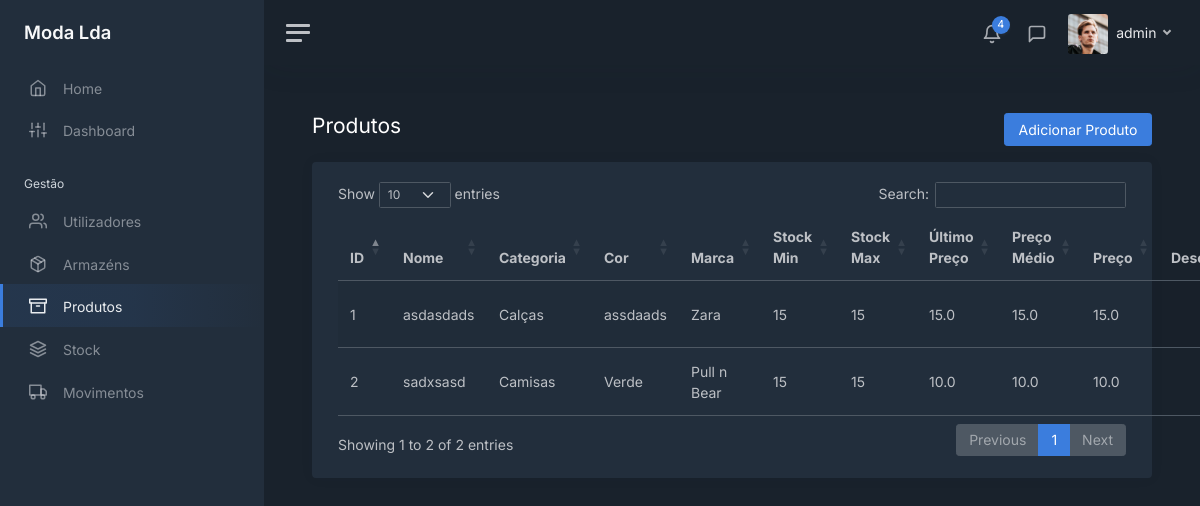
Before: /products (signed in) with the older database file.
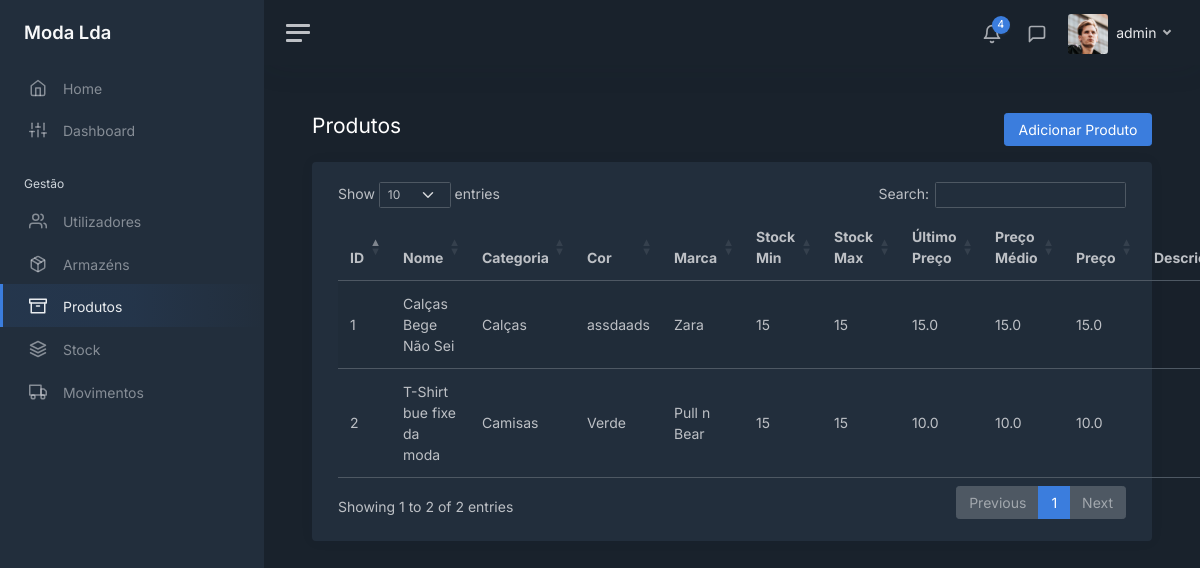
After: the same page with the newer database file.
### modules/main/models.py (models this page shows, shortened)
class Product(db.Model):
    __tablename__ = 'products'
    __table_args__ = {'extend_existing': True}
    id = db.Column(db.Integer, primary_key=True)
    name = db.Column(db.String(), unique=True)
    category = db.Column(db.String())
    color = db.Column(db.String())
    brand = db.Column(db.String())
    min_stock = db.Column(db.Integer())
    max_stock = db.Column(db.Integer())
    last_buy_price = db.Column(db.Float())
    avg_buy_price = db.Column(db.Float())
    sell_price = db.Column(db.Float())
    desc = db.Column(db.String())

### modules/main/views.py (the view)
@bp.route('/products')
@login_required
def products():
    products_query = Product.query.all()
    all_products = []
    for product in products_query:
        all_products.append(
            {
                "id": product.id,
                "name": product.name,
                "category": CATEGORIES[product.category],
                "color": product.color,
                "brand": BRANDS[product.brand],
                "min_stock": product.min_stock,
                "max_stock": product.max_stock,
                "last_buy_price": product.last_buy_price,
                "avg_buy_price": product.avg_buy_price,
                "sell_price": product.sell_price,
                "desc": product.desc,
            }
        )
    return render_template('products/products_table.html', user=current_user, tab="products", all_products=all_products)

### modules/login/models.py (called while the page is built)
@login_manager.user_loader
def load_user(user_id):
    return User.query.get(int(user_id))

### modules/main/templates/products/products_table.html (shortened to what this page needs)
<!DOCTYPE html>
<html lang="en">
<head>
    <link href="/static/css/dashboard.css" rel="stylesheet">
    <link href="https://cdn.datatables.net/1.13.7/css/dataTables.bootstrap5.min.css" rel="stylesheet">
</head>
{% extends 'sidebar.html' %}
{% block content %}
    <div class="row">
        <div class="col float-start">
            <h1 class="h3 mb-3">Produtos</h1>
        </div>
        <div class="col">
            <div class="mb-3 float-end">
                <a href="/products/add" class="btn btn-primary">Adicionar Produto</a>
            </div>
        </div>
    </div>
    <div class="card">
        <div class="card-body">
            <div class="container-fluid">
                <table id="products" class="table table-striped">
                    <tbody>
                    {% for product in all_products %}
                        <tr>
                            <td>{{ product.id }}</td>
                            <td>{{ product.name }}</td>
                            <td>{{ product.category }}</td>
                            <td>{{ product.color }}</td>
                            <td>{{ product.brand }}</td>
                            <td>{{ product.min_stock }}</td>
                            <td>{{ product.max_stock }}</td>
                            <td>{{ product.last_buy_price }}</td>
                            <td>{{ product.avg_buy_price }}</td>
                            <td>{{ product.sell_price }}</td>
                            <td>{{ product.desc }}</td>
                        </tr>
                    {% endfor %}
                    </tbody>
                </table>
            </div>
        </div>
    </div>
{% endblock %}

Changed rows visible on the page:
changed Product "Calças": name "asdasdads" → "Calças Bege Não Sei"
changed Product "Camisas": name "sadxsasd" → "T-Shirt bue fixe da moda"
